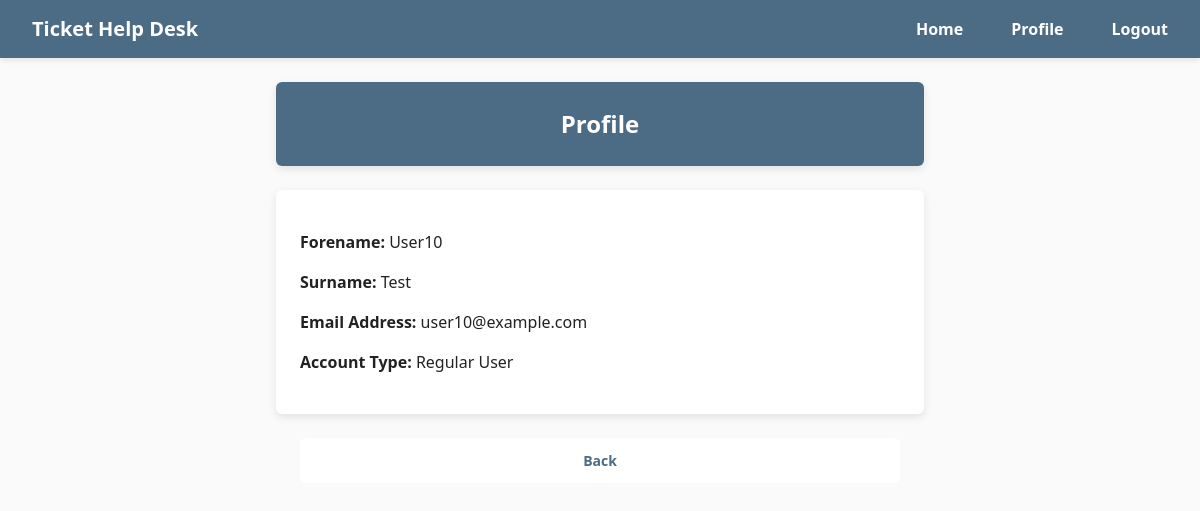
The app's page /profile (signed in), older data.
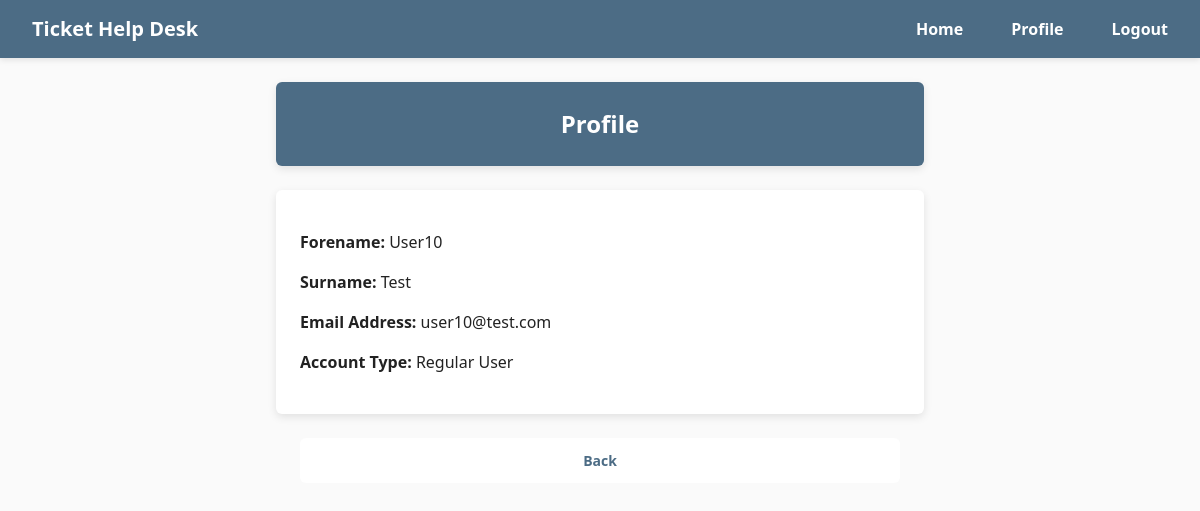
The same page, newer data.
### HelpDeskTicketingSystem/models/UserModel.py (models this page shows)
class User(db.Model, UserMixin):
    id = db.Column(db.Integer, primary_key=True)
    forename = db.Column(db.String(50))
    surname = db.Column(db.String(50))
    email = db.Column(db.String(150), unique=True)
    password = db.Column(db.String(20))
    account_type = db.Column(db.String(20), nullable=False)

### HelpDeskTicketingSystem/views/users.py (the view)
@users_bp.route('/profile')
@login_required
def profile():
    return render_template('profile.html', user=current_user)

### HelpDeskTicketingSystem/__init__.py (called while the page is built)
def create_app(config_class=None):
    app = Flask(__name__)
    if config_class:
        app.config.from_object(config_class)
    else:
        app.config.from_object(Config)
    db.init_app(app)
    login_manager.init_app(app)
    login_manager.login_view = 'auth.login'
    from .views.home import home_bp
    from .views.auth import auth_bp
    from .views.users import users_bp
    from .views.tickets import tickets_bp
    app.register_blueprint(home_bp, url_prefix='/')
    app.register_blueprint(auth_bp, url_prefix='/')
    app.register_blueprint(tickets_bp, url_prefix='/')
    app.register_blueprint(users_bp, url_prefix='/')
    create_database(app)
    from .models import User
    @login_manager.user_loader
    def load_user(user_id):
        return User.query.get(int(user_id))
    return app

### HelpDeskTicketingSystem/templates/profile.html
{% extends "base.html" %} {% block title %} Profile {% endblock %} {% block
content %}
<h2>Profile</h2>
<div class="form">
  <p><strong>Forename:</strong> {{ user.forename }}</p>
  <p><strong>Surname:</strong> {{ user.surname }}</p>
  <p><strong>Email Address:</strong> {{ user.email }}</p>
  <p><strong>Account Type:</strong> {{ user.account_type }}</p>
</div>
<br />
<div class="btn-group">
  <a href="{{ url_for('home.home') }}" class="btn btn-group btn-secondary"
    >Back</a
  >
</div>
{% endblock %}

Row changes from the older to the newer data that the page shows:
changed User "User10": email "user10@example.com" → "user10@test.com"
